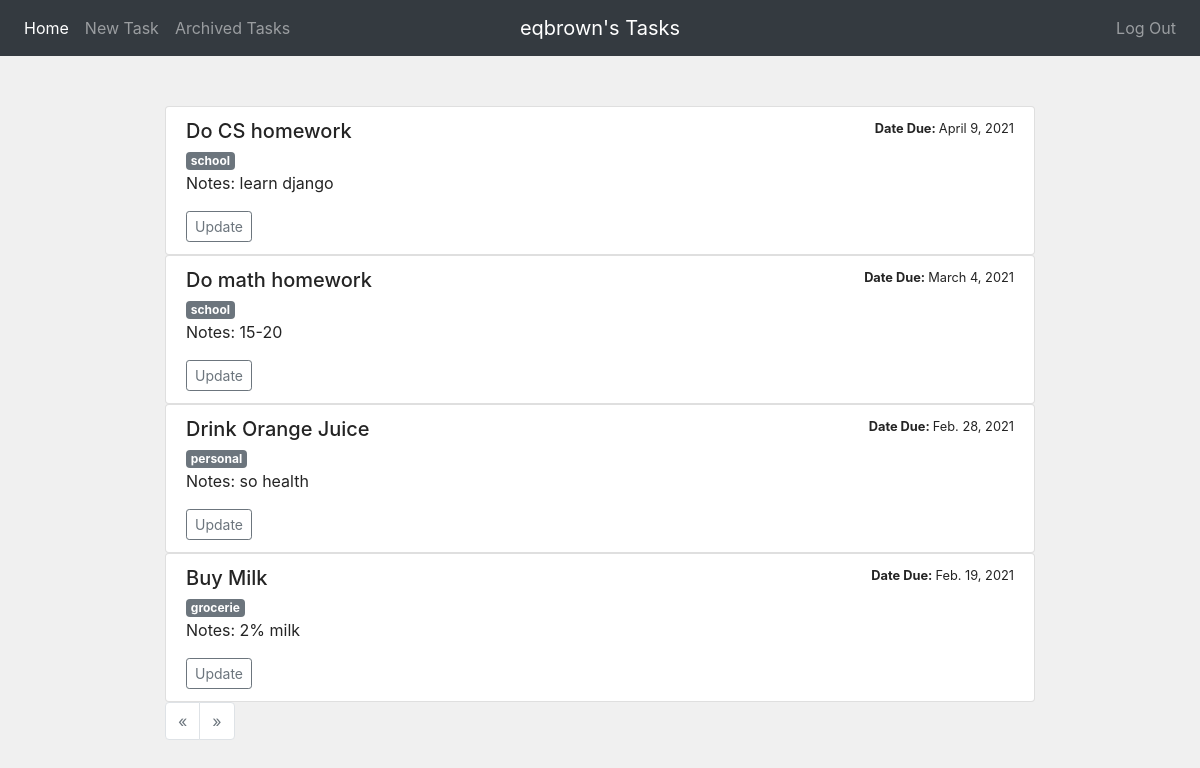
The page /all-tasks-for-user/ (signed in) on the database as committed earlier.
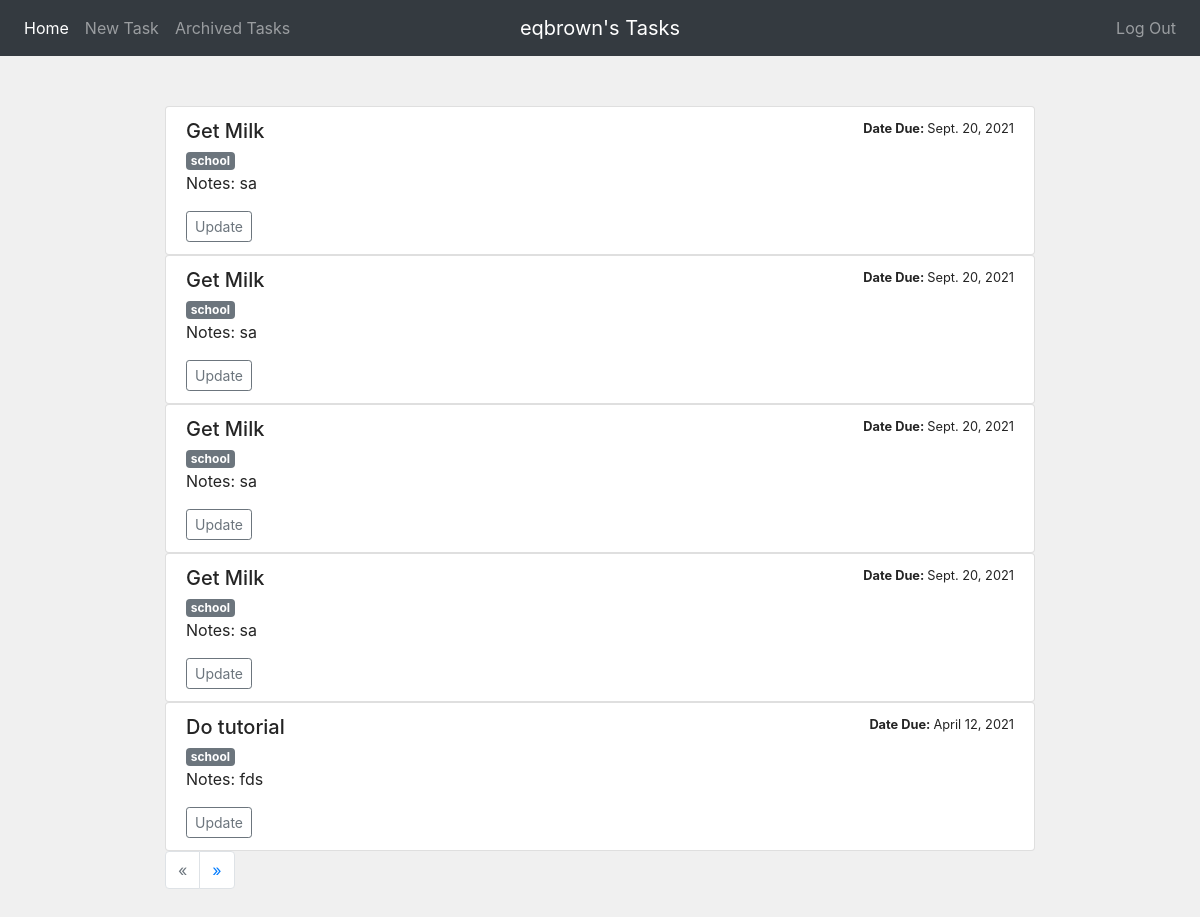
The same page on the database as committed later.
### tasks/models.py (models this page shows, shortened)
class Task(models.Model):
    task_user = models.ForeignKey(User, on_delete=models.CASCADE, default=1)
    task_assigned_to = models.CharField(max_length=30,default="",blank=True)
    task_assigned_by = models.CharField(max_length=30,default="", editable=False)
    title =  models.CharField(max_length=30)
    label =  models.CharField(max_length=8)
    notes = models.TextField(editable=True, max_length=200)
    due_date = models.DateField('Date Due', editable=True)
    pub_date = models.DateTimeField('Date Created',default=now, editable=False)
    archive = models.BooleanField(default=False)
    def __str__(self):
        return self.title

### tasks/views.py (the view)
# urls.py: path('all-tasks-for-user/', views.AllUserAssignedTasks.as_view(), name='all-tasks-for-user'),
class AllUserAssignedTasks(ListView):
    template_name = 'task/all-tasks-for-user.html'
    model = Task
    paginate_by = 5
    context_object_name = 'tasks'
    def get_queryset(self):
        data = self.model.objects.all().filter(archive=False)
        user_created_tasks = data.filter(task_user=self.request.user).filter(~Q(task_assigned_by=self.request.user.username))
        user_assigned_tasks = data.filter(task_assigned_to=self.request.user.username)
        tasks = user_created_tasks | user_assigned_tasks
        return tasks.distinct().order_by('-due_date')

### tasks/templates/task/all-tasks-for-user.html
{% extends "base.html" %}
{% block content %}
<div class="container" style="width:75%">
  <ul class="list-group">
    {% for task in tasks %}
    {% include 'task/tasklist-for-user.html' %}
    {% endfor %}
</ul>
{% include 'task/pagination.html' %}
</div>
{% endblock %}

### tasks/templates/task/tasklist-for-user.html (shortened to what this page needs)
<ul class="list-group">
    <li class="list-group-item">
      <div class="d-flex w-100 justify-content-between">
        <h5 class="mb-1">{{ task }}</h5>
        <small><span style="font-weight: bold;">Date Due: </span> {{ task.due_date }}</small>
      </div>
      <span class="badge badge-secondary">{{ task.label }}</span>
      <p>Notes: {{task.notes}}</p>
      <a href="{% url 'update-task' pk=task.id %}"><button type="button" class="btn btn-outline-secondary btn-sm">Update</button>
      </a>
    </li>
  </ul>

Rows that differ between the two databases and show on the page:
no longer on this page (row edited): Task: title "Do CS homework", due_date "April 9, 2021", label "school", notes "learn django"
no longer on this page (row edited): Task: title "Drink Orange Juice", due_date "Feb. 28, 2021", label "personal", notes "so health"
no longer on this page (row edited): Task: title "Buy Milk", due_date "Feb. 19, 2021", label "grocerie", notes "2% milk"
added Task: title "Get Milk", due_date "Sept. 20, 2021", label "school", notes "sa"
added Task: title "Get Milk", due_date "Sept. 20, 2021", label "school", notes "sa"
added Task: title "Get Milk", due_date "Sept. 20, 2021", label "school", notes "sa"
added Task: title "Get Milk", due_date "Sept. 20, 2021", label "school", notes "sa"
changed Task: title "Do math homework" → "Do tutorial"; due_date "March 4, 2021" → "April 12, 2021"; notes "15-20" → "fds"
